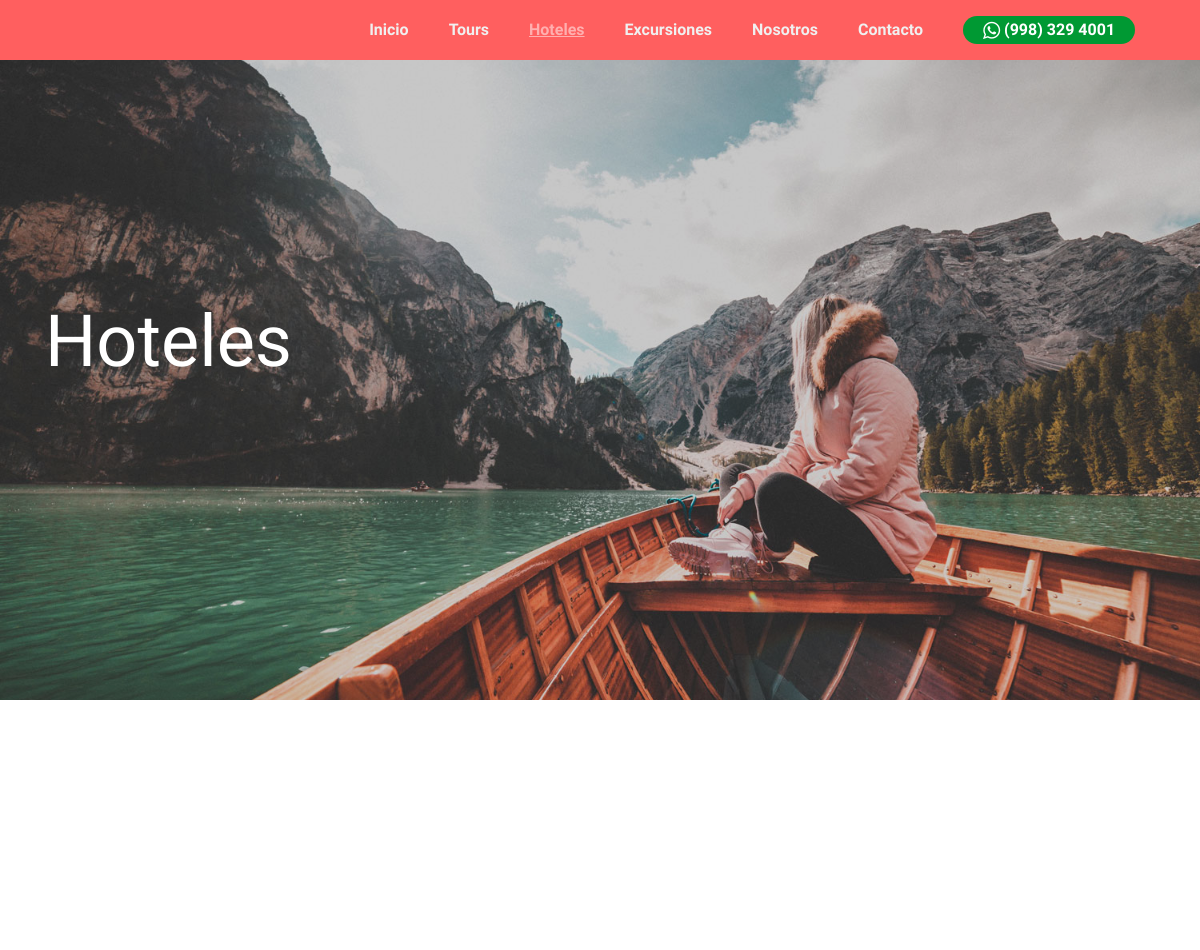
The page /hoteles/ (upper part) on the database as committed earlier.
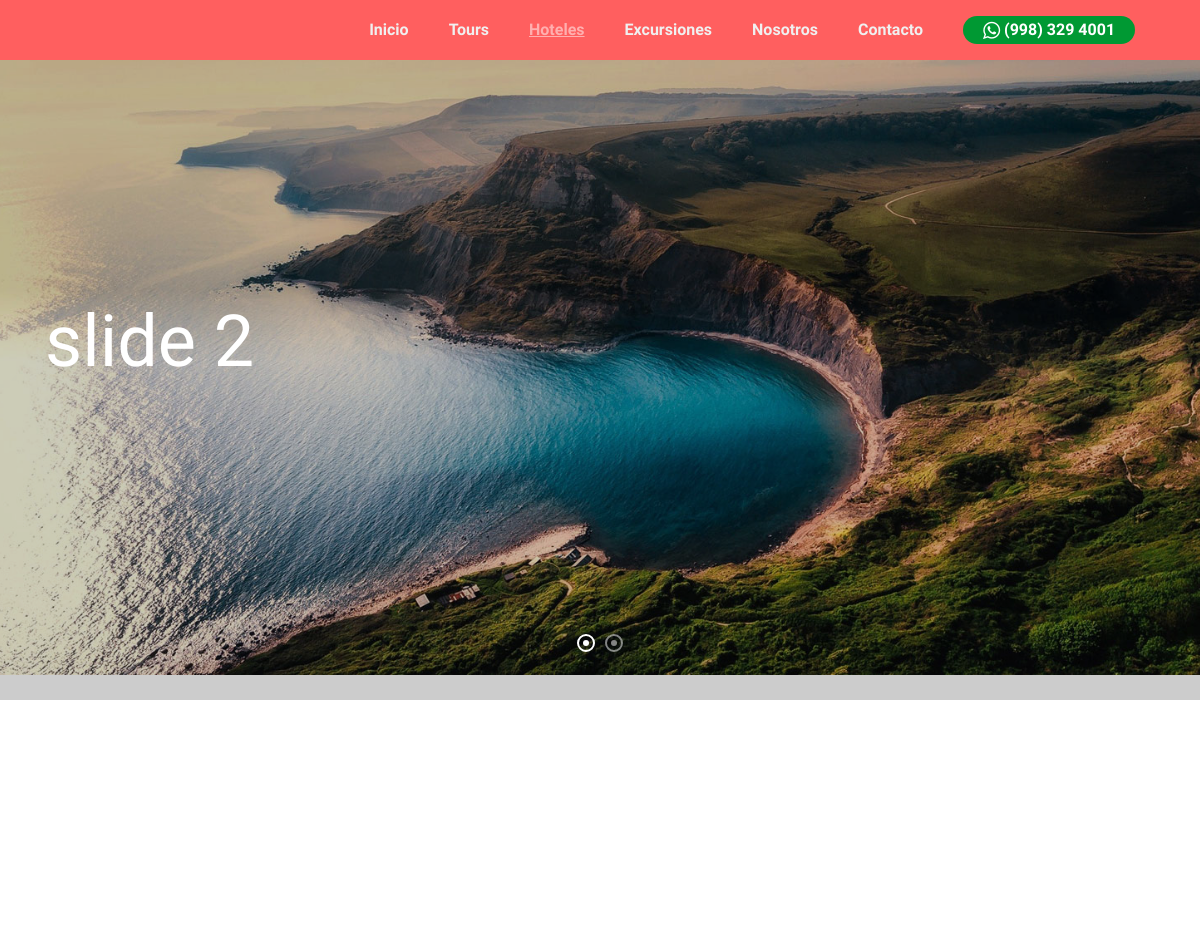
The same page on the database as committed later.
### hoteles/models.py (models this page shows, shortened)
class hotel_banners(models.Model):
    descripción = models.TextField()
    imagen = models.ImageField(verbose_name="Imagen", upload_to="hoteles/banners")
    creacion = models.DateTimeField(auto_now_add=True, verbose_name="Fecha de creación")
    actualizacion = models.DateTimeField(auto_now=True, verbose_name="Fecha de actualizacion")
    class Meta:
        verbose_name = 'hotel_banners'
        verbose_name_plural = 'hotel_banners'
        ordering = ['-creacion']

### hoteles/views.py (the view)
# urls.py: path('hoteles/', hoteles_views.hoteles, name="hoteles"),
def hoteles(request):
    hoteles = Hotele.objects.all()
    banners = hotel_banners.objects.all()
    return render(request, "hoteles/hoteles.html", {'hoteles': hoteles,'banners':banners})

### hoteles/templates/hoteles/hoteles.html (shortened to what this page needs)
{% extends 'core/base.html' %}
{% load static %}
{% block slides %}
  {% for hotel_banner in banners  %}
    <div class="slider-item" style="background-image: url('{{hotel_banner.imagen.url}}');" data-stellar-background-ratio="0.5">
        <div class="overlay"></div>
        <div class="container">
          <div class="row slider-text align-items-center">
            <div class="col-md-7 col-sm-12 ftco-animate">
              <h1 class="mb-3">{{hotel_banner.descripción}}</h1>
            </div>
          </div>
        </div>
    </div>
  {% endfor %}
{% endblock %}
{% block  content %}
<section class="ftco-section">
        <div class="container">
          <div class="row">
            <div class="col-lg-12">
              <div class="row">
              </div>
            </div>
          </div>
        </div>
      </section>
{% endblock %}

Rows that differ between the two databases and show on the page:
no longer on this page (row edited): hotel_banners: imagen (picture), descripción "Hoteles"
added hotel_banners: imagen (picture), descripción "slide 2"
